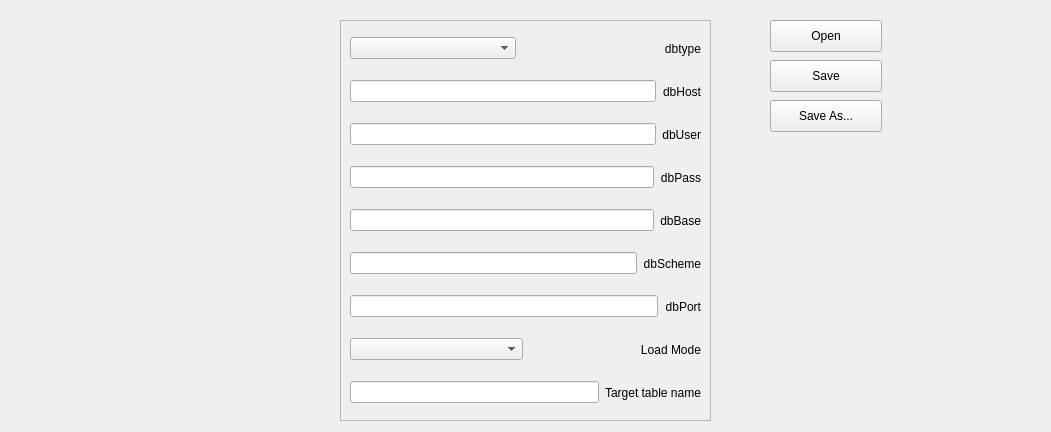
<?xml version="1.0" encoding="UTF-8"?>
<ui version="4.0">
 <class>Form</class>
 <widget class="QWidget" name="Form">
  <property name="geometry">
   <rect>
    <x>0</x>
    <y>0</y>
    <width>1051</width>
    <height>432</height>
   </rect>
  </property>
  <property name="windowTitle">
   <string>Form</string>
  </property>
  <widget class="QFrame" name="frame">
   <property name="geometry">
    <rect>
     <x>340</x>
     <y>20</y>
     <width>371</width>
     <height>401</height>
    </rect>
   </property>
   <property name="frameShape">
    <enum>QFrame::StyledPanel</enum>
   </property>
   <property name="frameShadow">
    <enum>QFrame::Raised</enum>
   </property>
   <widget class="QWidget" name="verticalLayoutWidget_3">
    <property name="geometry">
     <rect>
      <x>10</x>
      <y>10</y>
      <width>351</width>
      <height>381</height>
     </rect>
    </property>
    <layout class="QVBoxLayout" name="verticalLayout_3" stretch="0,0,0,0,0,0,0,0,0">
     <property name="sizeConstraint">
      <enum>QLayout::SetNoConstraint</enum>
     </property>
     <item>
      <layout class="QHBoxLayout" name="horizontalLayout_6">
       <property name="spacing">
        <number>20</number>
       </property>
       <property name="sizeConstraint">
        <enum>QLayout::SetDefaultConstraint</enum>
       </property>
       <item>
        <widget class="QComboBox" name="lineEdit_dbtype"/>
       </item>
       <item>
        <layout class="QHBoxLayout" name="horizontalLayout_17">
         <item>
          <widget class="QLabel" name="label_dbtype">
           <property name="text">
            <string>dbtype</string>
           </property>
           <property name="alignment">
            <set>Qt::AlignRight|Qt::AlignTrailing|Qt::AlignVCenter</set>
           </property>
          </widget>
         </item>
        </layout>
       </item>
      </layout>
     </item>
     <item>
      <layout class="QHBoxLayout" name="horizontalLayout_7">
       <item>
        <widget class="QLineEdit" name="lineEdit_dbhost">
         <property name="readOnly">
          <bool>false</bool>
         </property>
        </widget>
       </item>
       <item>
        <layout class="QHBoxLayout" name="horizontalLayout_18">
         <item>
          <widget class="QLabel" name="label_dbHost">
           <property name="text">
            <string>dbHost</string>
           </property>
           <property name="alignment">
            <set>Qt::AlignRight|Qt::AlignTrailing|Qt::AlignVCenter</set>
           </property>
          </widget>
         </item>
        </layout>
       </item>
      </layout>
     </item>
     <item>
      <layout class="QHBoxLayout" name="horizontalLayout_8">
       <item>
        <widget class="QLineEdit" name="lineEdit_dbuser">
         <property name="readOnly">
          <bool>false</bool>
         </property>
        </widget>
       </item>
       <item>
        <layout class="QHBoxLayout" name="horizontalLayout_19">
         <item>
          <widget class="QLabel" name="label_dbUser">
           <property name="text">
            <string>dbUser</string>
           </property>
           <property name="alignment">
            <set>Qt::AlignRight|Qt::AlignTrailing|Qt::AlignVCenter</set>
           </property>
          </widget>
         </item>
        </layout>
       </item>
      </layout>
     </item>
     <item>
      <layout class="QHBoxLayout" name="horizontalLayout_9">
       <item>
        <widget class="QLineEdit" name="lineEdit_dbpass">
         <property name="readOnly">
          <bool>false</bool>
         </property>
        </widget>
       </item>
       <item>
        <layout class="QHBoxLayout" name="horizontalLayout_20">
         <item>
          <widget class="QLabel" name="label_dbPass">
           <property name="text">
            <string>dbPass</string>
           </property>
           <property name="alignment">
            <set>Qt::AlignRight|Qt::AlignTrailing|Qt::AlignVCenter</set>
           </property>
          </widget>
         </item>
        </layout>
       </item>
      </layout>
     </item>
     <item>
      <layout class="QHBoxLayout" name="horizontalLayout_10">
       <item>
        <widget class="QLineEdit" name="lineEdit_dbbase">
         <property name="readOnly">
          <bool>false</bool>
         </property>
        </widget>
       </item>
       <item>
        <layout class="QHBoxLayout" name="horizontalLayout_21">
         <item>
          <widget class="QLabel" name="label_dbBase">
           <property name="text">
            <string>dbBase</string>
           </property>
           <property name="alignment">
            <set>Qt::AlignRight|Qt::AlignTrailing|Qt::AlignVCenter</set>
           </property>
          </widget>
         </item>
        </layout>
       </item>
      </layout>
     </item>
     <item>
      <layout class="QHBoxLayout" name="horizontalLayout_16">
       <item>
        <widget class="QLineEdit" name="dbSchema"/>
       </item>
       <item>
        <layout class="QHBoxLayout" name="horizontalLayout_22">
         <item>
          <widget class="QLabel" name="dbSchema_2">
           <property name="text">
            <string>dbScheme</string>
           </property>
           <property name="alignment">
            <set>Qt::AlignRight|Qt::AlignTrailing|Qt::AlignVCenter</set>
           </property>
          </widget>
         </item>
        </layout>
       </item>
      </layout>
     </item>
     <item>
      <layout class="QHBoxLayout" name="horizontalLayout_11">
       <item>
        <widget class="QLineEdit" name="lineEdit_dbport">
         <property name="readOnly">
          <bool>false</bool>
         </property>
        </widget>
       </item>
       <item>
        <layout class="QHBoxLayout" name="horizontalLayout_23">
         <item>
          <widget class="QLabel" name="label_dbPort">
           <property name="text">
            <string>dbPort</string>
           </property>
           <property name="alignment">
            <set>Qt::AlignRight|Qt::AlignTrailing|Qt::AlignVCenter</set>
           </property>
          </widget>
         </item>
        </layout>
       </item>
      </layout>
     </item>
     <item>
      <layout class="QHBoxLayout" name="horizontalLayout_2">
       <item>
        <widget class="QComboBox" name="comboBox_chose_loadMode"/>
       </item>
       <item>
        <layout class="QHBoxLayout" name="horizontalLayout_24">
         <item>
          <widget class="QLabel" name="label_loadMode">
           <property name="text">
            <string>Load Mode</string>
           </property>
           <property name="alignment">
            <set>Qt::AlignRight|Qt::AlignTrailing|Qt::AlignVCenter</set>
           </property>
          </widget>
         </item>
        </layout>
       </item>
      </layout>
     </item>
     <item>
      <layout class="QHBoxLayout" name="horizontalLayout_4">
       <item>
        <widget class="QLineEdit" name="lineEdit_target_name"/>
       </item>
       <item>
        <layout class="QHBoxLayout" name="horizontalLayout_14">
         <item>
          <widget class="QLabel" name="label_receiver">
           <property name="text">
            <string>Target table name</string>
           </property>
          </widget>
         </item>
        </layout>
       </item>
      </layout>
     </item>
    </layout>
   </widget>
  </widget>
  <widget class="QPushButton" name="pushButton_Open">
   <property name="geometry">
    <rect>
     <x>770</x>
     <y>20</y>
     <width>112</width>
     <height>32</height>
    </rect>
   </property>
   <property name="text">
    <string>Open</string>
   </property>
  </widget>
  <widget class="QPushButton" name="pushButton_Save">
   <property name="geometry">
    <rect>
     <x>770</x>
     <y>60</y>
     <width>112</width>
     <height>32</height>
    </rect>
   </property>
   <property name="text">
    <string>Save</string>
   </property>
  </widget>
  <widget class="QPushButton" name="pushButton_SaveAs">
   <property name="geometry">
    <rect>
     <x>770</x>
     <y>100</y>
     <width>112</width>
     <height>32</height>
    </rect>
   </property>
   <property name="text">
    <string>Save As...</string>
   </property>
  </widget>
 </widget>
 <resources/>
 <connections/>
</ui>
